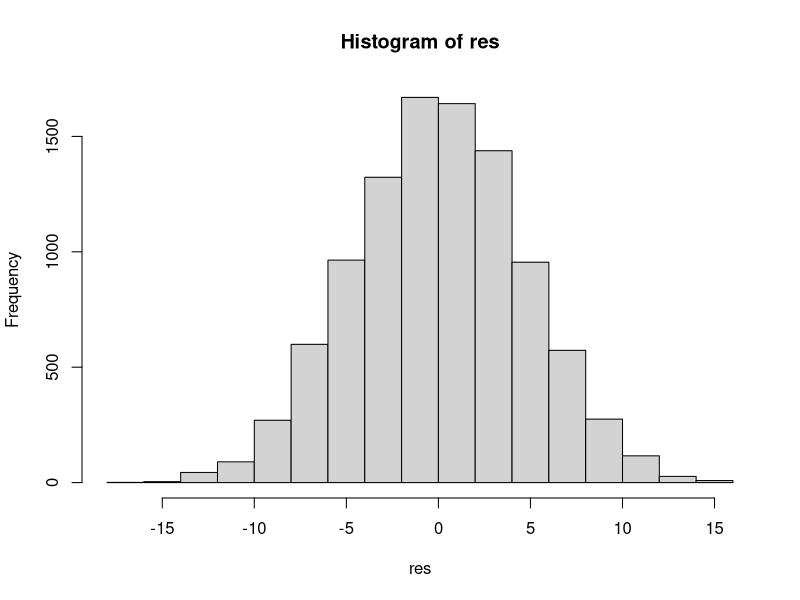

Recreate this plot in R. (Note: this script raises an error after producing the figure.)
Treatment=c(24,43,58,71,43,49,61,44,67,49,53,56,59,52,62,54,57,33,46,43,57)
Control=c(42,43,55,26,62,37,33,41,19,54,20,85,46,10,17,60,53,42,37,42,55,28,48)

T.obs=mean(Treatment)-mean(Control); T.obs

# permutation test
x=c(Treatment,Control)
n1=length(Treatment); n=length(x)

NR=9999
res=rep(NA,NR)

for(i in 1:NR) {
  xx=sample(x,n,replace=F);
  res[i]=mean(xx[1:n1])-mean(xx[(n1+1):n])
}

hist(res)
pval=mean(res>=T.obs)
pval

factorial(n)/(factorial(n_1)*factorial(n-n_1)) # problematic
